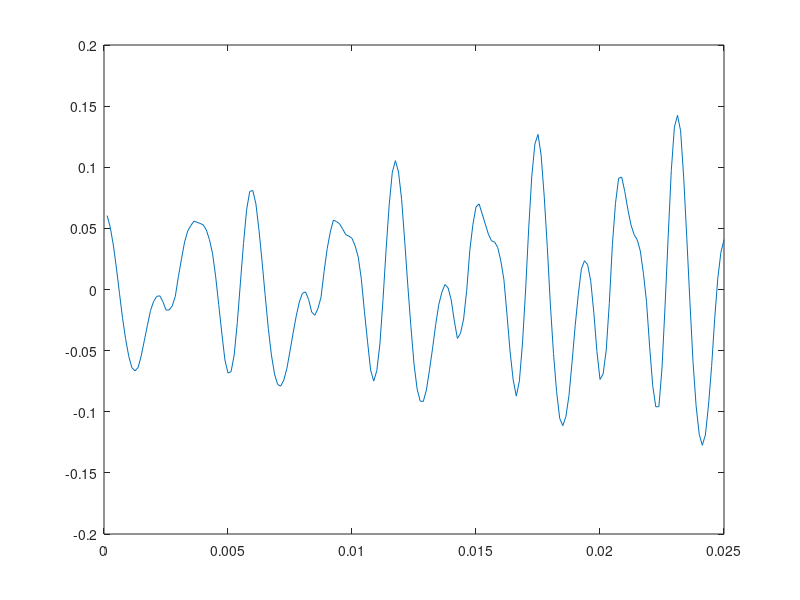

This chart was generated by the following MATLAB code: (Note: this script raises an error after producing the figure.)
clear; close all; load('data.mat');
addpath('..\routine');    addpath('..\smt');

segmentLength = length(X);
figure(20); plot(X, Y)

period = (2:1:100)'; 
modelCPGP = fit_CPGP(period, Y, @regpoly0, @period_sin_gauss_cov, [0.3, 2], [0.5, 3]);
figure; plot(modelCPGP.likelihood)
Yp = predict_CPGP(modelCPGP);
figure(20); hold on; plot(X, Yp)